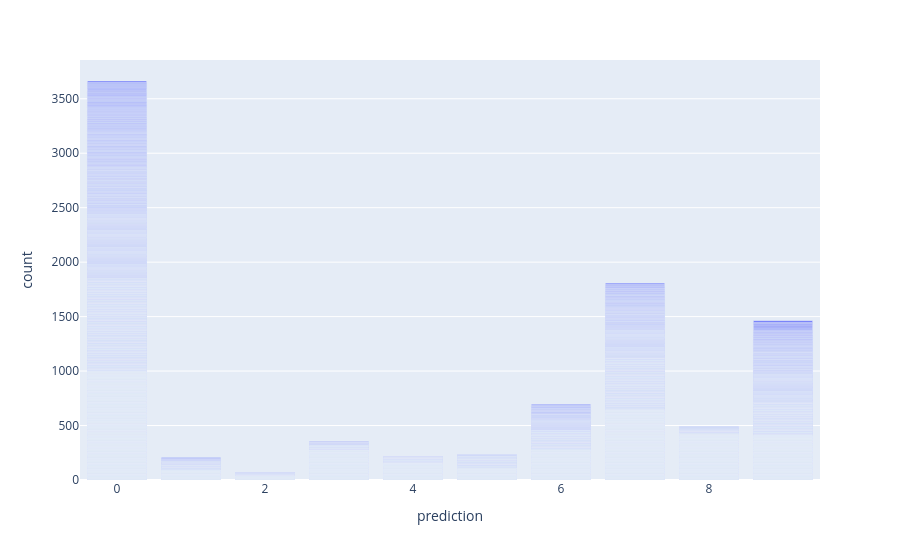

This figure's notebook cell:
### Markdown cell above
## Affichage des resultats

### Code cell
predictions_pd = predictions.toPandas()
fig = px.bar(predictions_pd,x='prediction',y='count')
fig.show()

### Figure 1 — Plotly figure (JSON) as saved in the notebook; plotly's stock layout.template omitted (floating-point values rounded to 4 significant figures; data arrays with more than 128 entries replaced by an {"elided": "..."} marker saying what was removed)
{"data": [{"alignmentgroup": "True", "hovertemplate": "prediction=%{x}<br>count=%{y}<extra></extra>", "legendgroup": "", "marker": {"color": "#636efa", "pattern": {"shape": ""}}, "name": "", "offsetgroup": "", "orientation": "v", "showlegend": false, "textposition": "auto", "type": "bar", "x": {"elided": "5436 int values"}, "xaxis": "x", "y": {"elided": "5436 int values"}, "yaxis": "y"}], "layout": {"barmode": "relative", "legend": {"tracegroupgap": 0}, "margin": {"t": 60}, "xaxis": {"anchor": "y", "domain": [0, 1], "title": {"text": "prediction"}}, "yaxis": {"anchor": "x", "domain": [0, 1], "title": {"text": "count"}}}}
